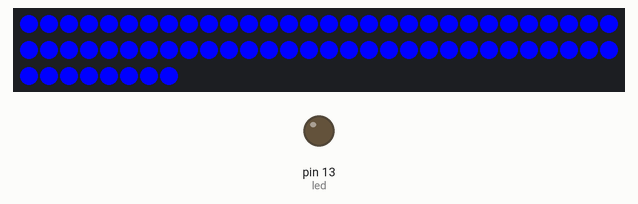
A sketch run on a simulated Arduino Uno, built with avr-gcc and run on an emulated ATmega328P. On the bench: 68 RGB LEDs in strip order, left to right, continuing on the next row, output pins drawn as LEDs (lit = HIGH). Dim RGB values are drawn brighter than linear; random numbers use the default seed unless the sketch sets one.

Above: at 10.8 s.
At 14.56 s:
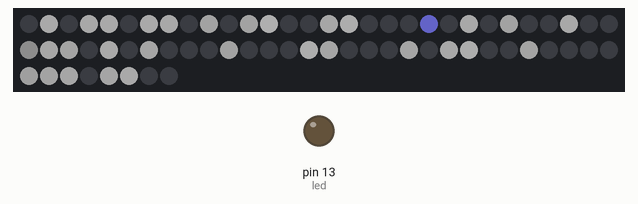
At 18.18 s:
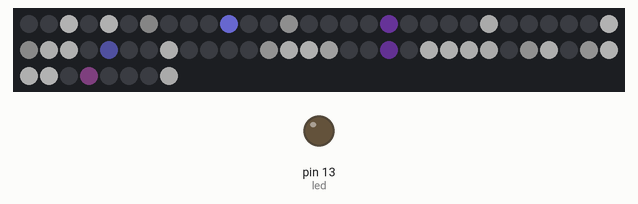
At 25.28 s:
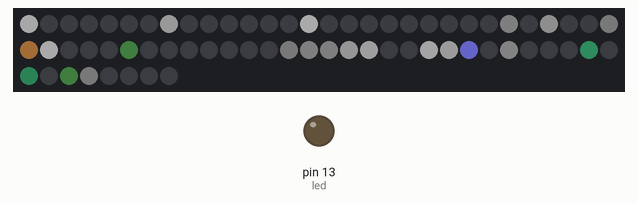
At 32.6 s:
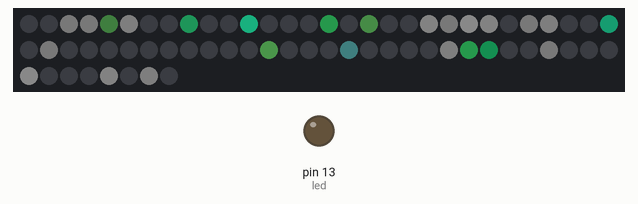
At 39.7 s:
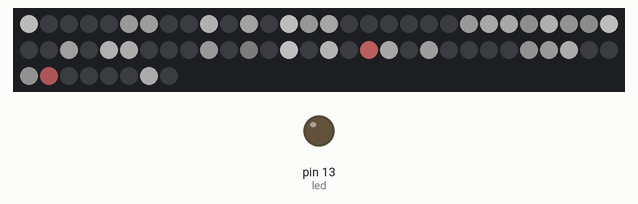

Measured:
- what the display in image 0 shows lasts 1.0 s, from 10.7 s to 11.7 s

The sketch:

patterns.ino
```cpp
#include <Adafruit_NeoPixel.h>

#define PIN 6

// Parameter 1 = number of pixels in strip
// Parameter 2 = pin number (most are valid)
// Parameter 3 = pixel type flags, add together as needed:
//   NEO_RGB     Pixels are wired for RGB bitstream
//   NEO_GRB     Pixels are wired for GRB bitstream
//   NEO_KHZ400  400 KHz bitstream (e.g. FLORA pixels)
//   NEO_KHZ800  800 KHz bitstream (e.g. High Density LED strip)
Adafruit_NeoPixel strip = Adafruit_NeoPixel(68, PIN, NEO_GRB + NEO_KHZ800);

/* TODO: The basic definition for pattern libraries:
 * Key elements of functions:
 *   Colors
 *   Directions
 *   Speed/delay
 *   Duration (for repeating cycles).
 *
 * Ambivalent parameters can be explicit or random (if no input).
 *
 * Major Axis:
 *   Color
 *   Brightness
 *   Pulse rate
 *   Movement
 *
 * Patterns to write:
 *   By rotation change color, buy acceleration change brightness.
 *
 * Color class used for specifying colors.
 */

int led = 13;
void setup() {
  strip.begin();
  strip.show(); // Initialize all pixels to 'off'
  Serial.begin(9600);

  pinMode(led, OUTPUT);
}

void loop() {
  // Some example procedures showing how to display to the pixels:
  colorWipe(strip.Color(255, 0, 0), 50); // Red
  colorWipe(strip.Color(0, 255, 0), 50); // Green
  colorWipe(strip.Color(0, 0, 255), 50); // Blue
  //rainbow(20);
  //rainbowCycle(20);
//
//  digitalWrite(led, HIGH);   // turn the LED on (HIGH is the voltage level)
//  delay(1000);               // wait for a second
//  digitalWrite(led, LOW);    // turn the LED off by making the voltage LOW
//  delay(1000);               // wait for a second

  randomColorsAndBrightness(1000, 30);
  sparkle();
}

void colorAll(uint32_t c) {
  for(uint16_t i=0; i<strip.numPixels(); i++) {
    strip.setPixelColor(i, c);
  }
  strip.show();
}

void colorAllRandMax(uint32_t c, uint8_t max_brightness) {
  for(uint16_t i=0; i<strip.numPixels(); i++) {
    strip.setPixelColor(i, c * random(max_brightness) / 255);
  }
  strip.show();
}

// TODO: Random color should allow a factor of multi-color aversion. If all
// colors are random, there is a propensity to converge to white.

uint32_t randomColor() {
  return strip.Color(random(255), random(255), random(255));
}

void randomColorsAndBrightness(uint32_t duration_ms, uint32_t frequency_ms) {

  for(uint16_t i=0; i<strip.numPixels(); i++) {

    colorAllRandMax(randomColor(), 100);
  }
  strip.show();
}

/*
uint32_t randomColor(uint_8 max_brightness) {
  return strip.Color(random(max_brightness), random(max_brightness), random(max_brightness));
}*/

void randomColors(uint32_t duration_ms, uint32_t frequency_ms) {
  for (int i = 0; i < duration_ms; i += frequency_ms) {
    colorAll(randomColor());
    delay(frequency_ms);
  }
}
/*
void randomColors(uint32_t duration_ms, uint32_t frequency_ms) {
  for (int i = 0; i < duration_ms; i += frequency_ms) {
    colorAllRandomBrightness(randomColor(), 100);
    delay(frequency_ms);
  }
}*/

#define LIT 40

void sparkle() {
  colorAll(0);
  randomSeed(42);
  uint8_t maxSteps = 100;
  // Each item increases to a target color with a rate.
  uint32_t targetColors[LIT];
  uint32_t currentColors[LIT];
  uint32_t colorStep[LIT];
  uint16_t ledIndex[LIT];
  int8_t ledUp[LIT];  // Positive for up, negative for down, 0 for unset.
  uint8_t rBias, bBias, gBias;


  // Not sure if this is required, but makew sure the indexes are empty.
  for (uint16_t i = 0; i < LIT; ++i) {
    ledUp[i] = 0;
  }


  for (uint32_t cycle = 0; cycle < 30000; ++cycle) {
  /*  rBias = min(0, max(100, rBias + random(-2, 2)));
    bBias = min(0, max(100, bBias + random(-2, 2)));
    gBias = min(0, max(100, gBias + random(-2, 2)));*/
    if (cycle % 300 == 0) {
      rBias = random(0, 80);
      bBias = random(0, 80);
      gBias = random(0, 80);
    }

    for (uint16_t i = 0; i < LIT; ++i) {
      if (ledUp[i] == 0) {
        // Reinit the state;
        boolean withBias = random(0, 100) > 3 ? true : false;
        uint8_t r = withBias ? rBias + random(10) : random(100);
        uint8_t g = withBias ? gBias + random(10) : random(100);
        uint8_t b = withBias ? bBias + random(10) : random(100);
        uint8_t steps = random(10, maxSteps);
        ledUp[i] = 1;
        targetColors[i] = strip.Color(r, g, b);
        colorStep[i] = strip.Color(max(1, r / steps), max(1, g / steps), max(1, b / steps));
        currentColors[i] = strip.Color(0, 0, 0);
        ledIndex[i] = random(strip.numPixels());
      }

      if (ledUp[i] > 0) {
        currentColors[i] += colorStep[i];
      } else {
        currentColors[i] -= colorStep[i];
      }

      strip.setPixelColor(ledIndex[i], currentColors[i]);

      if (currentColors[i] > targetColors[i]) {
        ledUp[i] = -1;
      }

      if (currentColors[i] < colorStep[i]) {
        // Reset the index to restart the sequence.
        strip.setPixelColor(ledIndex[i], 0);
        ledUp[i] = 0;
        ledIndex[i] = 0;
      }

    }
    strip.show();
    delay(33);
  }

}


// Fill the dots one after the other with a color
void colorWipe(uint32_t c, uint8_t wait) {
  for(uint16_t i=0; i<strip.numPixels(); i++) {
      strip.setPixelColor(i, c);
      strip.show();
      delay(wait);
  }
}

void rainbow(uint8_t wait) {
  uint16_t i, j;

  for(j=0; j<256; j++) {
    for(i=0; i<strip.numPixels(); i++) {
      strip.setPixelColor(i, Wheel((i+j) & 255));
    }
    strip.show();
    delay(wait);
  }
}

// Slightly different, this makes the rainbow equally distributed throughout
void rainbowCycle(uint8_t wait) {
  uint16_t i, j;

  for(j=0; j<256*5; j++) { // 5 cycles of all colors on wheel
    for(i=0; i< strip.numPixels(); i++) {
      strip.setPixelColor(i, Wheel(((i * 256 / strip.numPixels()) + j) & 255));
    }
    strip.show();
    delay(wait);
  }
}

// Input a value 0 to 255 to get a color value.
// The colours are a transition r - g - b - back to r.
uint32_t Wheel(byte WheelPos) {
  if(WheelPos < 85) {
   return strip.Color(WheelPos * 3, 255 - WheelPos * 3, 0);
  } else if(WheelPos < 170) {
   WheelPos -= 85;
   return strip.Color(255 - WheelPos * 3, 0, WheelPos * 3);
  } else {
   WheelPos -= 170;
   return strip.Color(0, WheelPos * 3, 255 - WheelPos * 3);
  }
}
```
